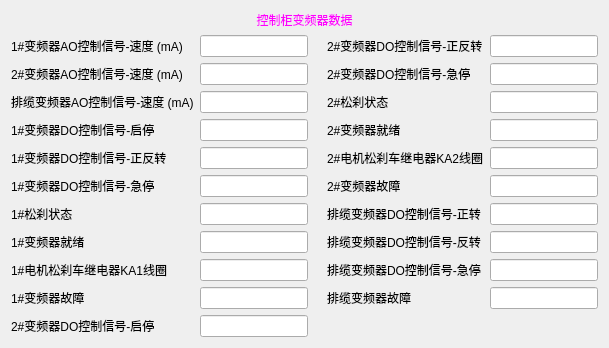
      <widget class="QWidget" name="RealTimeDataPage4">
       <layout class="QGridLayout" name="gridLayout_41">
        <item row="0" column="0">
         <widget class="QLabel" name="label_PLC-VFD">
          <property name="maximumSize">
           <size>
            <width>16777215</width>
            <height>30</height>
           </size>
          </property>
          <property name="styleSheet">
           <string notr="true">color: rgb(255, 0, 255);font: 18pt &quot;Arial&quot;;</string>
          </property>
          <property name="text">
           <string>控制柜变频器数据</string>
          </property>
          <property name="alignment">
           <set>Qt::AlignCenter</set>
          </property>
         </widget>
        </item>
        <item row="1" column="0">
         <layout class="QGridLayout" name="gridLayout_42">
          <item row="0" column="2">
           <widget class="QLabel" name="label_blank_004">
            <property name="text">
             <string/>
            </property>
           </widget>
          </item>
          <item row="0" column="0">
           <widget class="QLabel" name="label_WCC_VFD1_AI1">
            <property name="text">
             <string>1#变频器AO控制信号-速度 (mA)</string>
            </property>
           </widget>
          </item>
          <item row="0" column="1">
           <widget class="QLineEdit" name="WCC_VFD1_AI1"/>
          </item>
          <item row="1" column="0">
           <widget class="QLabel" name="label_WCC_VFD2_AI1">
            <property name="text">
             <string>2#变频器AO控制信号-速度 (mA)</string>
            </property>
           </widget>
          </item>
          <item row="1" column="1">
           <widget class="QLineEdit" name="WCC_VFD2_AI1"/>
          </item>
          <item row="2" column="0">
           <widget class="QLabel" name="label_WCC_VFD3_AI2">
            <property name="text">
             <string>排缆变频器AO控制信号-速度 (mA)</string>
            </property>
           </widget>
          </item>
          <item row="2" column="1">
           <widget class="QLineEdit" name="WCC_VFD3_AI2"/>
          </item>
          <item row="3" column="0">
           <widget class="QLabel" name="label_WCC_VFD1_DI1">
            <property name="text">
             <string>1#变频器DO控制信号-启停</string>
            </property>
           </widget>
          </item>
          <item row="3" column="1">
           <widget class="QLineEdit" name="WCC_VFD1_DI1"/>
          </item>
          <item row="4" column="0">
           <widget class="QLabel" name="label_WCC_VFD1_DI2">
            <property name="text">
             <string>1#变频器DO控制信号-正反转</string>
            </property>
           </widget>
          </item>
          <item row="4" column="1">
           <widget class="QLineEdit" name="WCC_VFD1_DI2"/>
          </item>
          <item row="5" column="0">
           <widget class="QLabel" name="label_WCC_VFD1_DI4">
            <property name="text">
             <string>1#变频器DO控制信号-急停</string>
            </property>
           </widget>
          </item>
          <item row="5" column="1">
           <widget class="QLineEdit" name="WCC_VFD1_DI4"/>
          </item>
          <item row="6" column="0">
           <widget class="QLabel" name="label_WCC_VFD1_DI6">
            <property name="text">
             <string>1#松刹状态</string>
            </property>
           </widget>
          </item>
          <item row="6" column="1">
           <widget class="QLineEdit" name="WCC_VFD1_DI6"/>
          </item>
          <item row="7" column="0">
           <widget class="QLabel" name="label_WCC_VFD1_DO1">
            <property name="text">
             <string>1#变频器就绪</string>
            </property>
           </widget>
          </item>
          <item row="7" column="1">
           <widget class="QLineEdit" name="WCC_VFD1_DO1"/>
          </item>
          <item row="8" column="0">
           <widget class="QLabel" name="label_WCC_VFD1_DO2">
            <property name="text">
             <string>1#电机松刹车继电器KA1线圈</string>
            </property>
           </widget>
          </item>
          <item row="8" column="1">
           <widget class="QLineEdit" name="WCC_VFD1_DO2"/>
          </item>
          <item row="9" column="0">
           <widget class="QLabel" name="label_WCC_VFD1_DO3">
            <property name="text">
             <string>1#变频器故障</string>
            </property>
           </widget>
          </item>
          <item row="9" column="1">
           <widget class="QLineEdit" name="WCC_VFD1_DO3"/>
          </item>
          <item row="10" column="0">
           <widget class="QLabel" name="label_WCC_VFD2_DI1">
            <property name="text">
             <string>2#变频器DO控制信号-启停</string>
            </property>
           </widget>
          </item>
          <item row="10" column="1">
           <widget class="QLineEdit" name="WCC_VFD2_DI1"/>
          </item>
          <item row="0" column="3">
           <widget class="QLabel" name="label_WCC_VFD2_DI2">
            <property name="text">
             <string>2#变频器DO控制信号-正反转</string>
            </property>
           </widget>
          </item>
          <item row="0" column="4">
           <widget class="QLineEdit" name="WCC_VFD2_DI2"/>
          </item>
          <item row="1" column="3">
           <widget class="QLabel" name="label_WCC_VFD2_DI4">
            <property name="text">
             <string>2#变频器DO控制信号-急停</string>
            </property>
           </widget>
          </item>
          <item row="1" column="4">
           <widget class="QLineEdit" name="WCC_VFD2_DI4"/>
          </item>
          <item row="2" column="3">
           <widget class="QLabel" name="label_WCC_VFD2_DI6">
            <property name="text">
             <string>2#松刹状态</string>
            </property>
           </widget>
          </item>
          <item row="2" column="4">
           <widget class="QLineEdit" name="WCC_VFD2_DI6"/>
          </item>
          <item row="3" column="3">
           <widget class="QLabel" name="label_WCC_VFD2_DO1">
            <property name="text">
             <string>2#变频器就绪</string>
            </property>
           </widget>
          </item>
          <item row="3" column="4">
           <widget class="QLineEdit" name="WCC_VFD2_DO1"/>
          </item>
          <item row="4" column="3">
           <widget class="QLabel" name="label_WCC_VFD2_DO2">
            <property name="text">
             <string>2#电机松刹车继电器KA2线圈</string>
            </property>
           </widget>
          </item>
          <item row="4" column="4">
           <widget class="QLineEdit" name="WCC_VFD2_DO2"/>
          </item>
          <item row="5" column="3">
           <widget class="QLabel" name="label_WCC_VFD2_DO3">
            <property name="text">
             <string>2#变频器故障</string>
            </property>
           </widget>
          </item>
          <item row="5" column="4">
           <widget class="QLineEdit" name="WCC_VFD2_DO3"/>
          </item>
          <item row="6" column="3">
           <widget class="QLabel" name="label_WCC_VFD3_DI1">
            <property name="text">
             <string>排缆变频器DO控制信号-正转</string>
            </property>
           </widget>
          </item>
          <item row="6" column="4">
           <widget class="QLineEdit" name="WCC_VFD3_DI1"/>
          </item>
          <item row="7" column="3">
           <widget class="QLabel" name="label_WCC_VFD3_DI2">
            <property name="text">
             <string>排缆变频器DO控制信号-反转</string>
            </property>
           </widget>
          </item>
          <item row="7" column="4">
           <widget class="QLineEdit" name="WCC_VFD3_DI2"/>
          </item>
          <item row="8" column="3">
           <widget class="QLabel" name="label_WCC_VFD3_DI5">
            <property name="text">
             <string>排缆变频器DO控制信号-急停</string>
            </property>
           </widget>
          </item>
          <item row="8" column="4">
           <widget class="QLineEdit" name="WCC_VFD3_DI5"/>
          </item>
          <item row="9" column="3">
           <widget class="QLabel" name="label_WCC_VFD3_DO5">
            <property name="text">
             <string>排缆变频器故障</string>
            </property>
           </widget>
          </item>
          <item row="9" column="4">
           <widget class="QLineEdit" name="WCC_VFD3_DO5"/>
          </item>
         </layout>
        </item>
       </layout>
      </widget>
